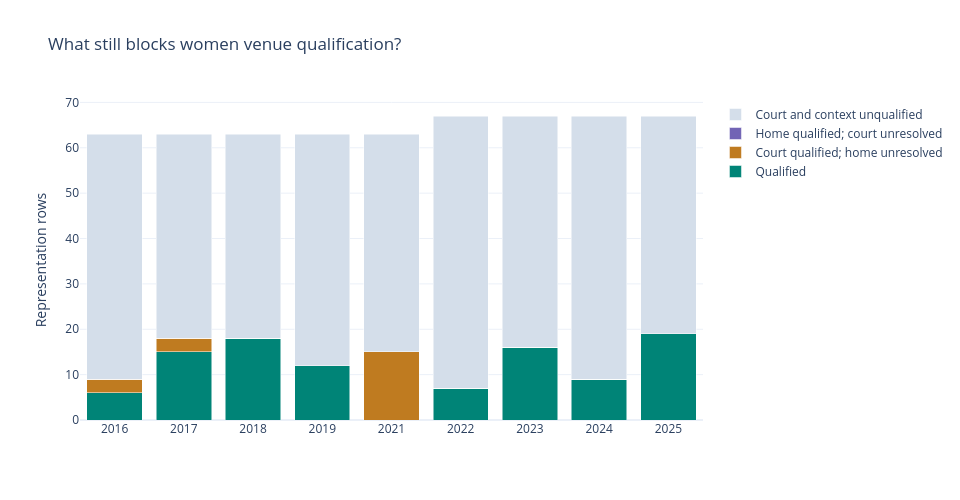

Notebook cell for this chart:
### Markdown cell above
## The remaining gap has a shape

The frontier partitions each frozen edition into disjoint qualification states and
binds the exact current aggregate snapshot. Court-qualified rows lacking home context
need different evidence from rows without a qualified court. Counts describe played-game
representation rows, not distinct arenas or promised acquisitions.

Classification follows the original court-first contract. A row without a qualified court
may still have a standalone home witness: both dimensions unqualified does not mean no
source facts exist. The public validator checks accounting, not private provider bodies.

### Code cell
frame = pd.DataFrame(frontier['editions']).set_index('season')
display(frame)
groups = [('qualified', 'Qualified', '#008477'),
          ('missing_home_only', 'Court qualified; home unresolved', '#bf7b20'),
          ('missing_court_only', 'Home qualified; court unresolved', '#7264b5'),
          ('missing_both', 'Court and context unqualified', '#d4deea')]
frontier_plot = go.Figure()
static, ax = plt.subplots(figsize=(10, 5.2), layout='constrained')
bottom = [0] * len(frame)
labels = [str(year) for year in frame.index]
for key, label, color in groups:
    values = frame[key].tolist()
    frontier_plot.add_bar(x=labels, y=values, name=label, marker_color=color)
    ax.bar(labels, values, bottom=bottom, label=label, color=color)
    bottom = [a + b for a, b in zip(bottom, values)]
frontier_plot.update_layout(title='What still blocks women venue qualification?',
                            barmode='stack', width=960, height=500,
                            template='plotly_white', yaxis_title='Representation rows')
ax.set(title='What still blocks women venue qualification?',
       ylabel='Representation rows', xlabel='Tournament edition')
ax.legend(fontsize=8, loc='upper left', bbox_to_anchor=(0, 1.23), ncol=2)
image = io.BytesIO()
static.savefig(image, format='png', dpi=120)
plt.close(static)
display({'application/vnd.plotly.v1+json': json.loads(frontier_plot.to_json()),
         'image/png': base64.b64encode(image.getvalue()).decode()}, raw=True)
print('Bound snapshot SHA-256:', frontier['snapshot_sha256'])
print('Complete editions:', frontier['completed_editions'], 'of', len(frame))

### Figure 1 — Plotly figure (JSON) as saved in the notebook; plotly's stock layout.template omitted (floating-point values rounded to 4 significant figures)
{"data": [{"marker": {"color": "#008477"}, "name": "Qualified", "type": "bar", "x": ["2016", "2017", "2018", "2019", "2021", "2022", "2023", "2024", "2025"], "y": [6, 15, 18, 12, 0, 7, 16, 9, 19]}, {"marker": {"color": "#bf7b20"}, "name": "Court qualified; home unresolved", "type": "bar", "x": ["2016", "2017", "2018", "2019", "2021", "2022", "2023", "2024", "2025"], "y": [3, 3, 0, 0, 15, 0, 0, 0, 0]}, {"marker": {"color": "#7264b5"}, "name": "Home qualified; court unresolved", "type": "bar", "x": ["2016", "2017", "2018", "2019", "2021", "2022", "2023", "2024", "2025"], "y": [0, 0, 0, 0, 0, 0, 0, 0, 0]}, {"marker": {"color": "#d4deea"}, "name": "Court and context unqualified", "type": "bar", "x": ["2016", "2017", "2018", "2019", "2021", "2022", "2023", "2024", "2025"], "y": [54, 45, 45, 51, 48, 60, 51, 58, 48]}], "layout": {"barmode": "stack", "height": 500, "title": {"text": "What still blocks women venue qualification?"}, "width": 960, "yaxis": {"title": {"text": "Representation rows"}}}}
